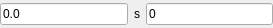
<?xml version="1.0" encoding="UTF-8"?>
<ui version="4.0">
 <class>ICPeripheryParameterEditor</class>
 <widget class="QWidget" name="ICPeripheryParameterEditor">
  <property name="geometry">
   <rect>
    <x>0</x>
    <y>0</y>
    <width>273</width>
    <height>28</height>
   </rect>
  </property>
  <property name="windowTitle">
   <string>Form</string>
  </property>
  <layout class="QHBoxLayout" name="horizontalLayout">
   <property name="margin">
    <number>0</number>
   </property>
   <item>
    <widget class="ICLineEditWithVirtualNumericKeypad" name="delayEdit">
     <property name="text">
      <string>0.0</string>
     </property>
    </widget>
   </item>
   <item>
    <widget class="QLabel" name="label">
     <property name="text">
      <string>s</string>
     </property>
    </widget>
   </item>
   <item>
    <widget class="ICLineEditWithVirtualNumericKeypad" name="timesEdit">
     <property name="text">
      <string>0</string>
     </property>
    </widget>
   </item>
  </layout>
 </widget>
 <customwidgets>
  <customwidget>
   <class>ICLineEditWithVirtualNumericKeypad</class>
   <extends>QLineEdit</extends>
   <header>iclineeditwithvirtualnumerickeypad.h</header>
  </customwidget>
 </customwidgets>
 <resources/>
 <connections/>
</ui>
